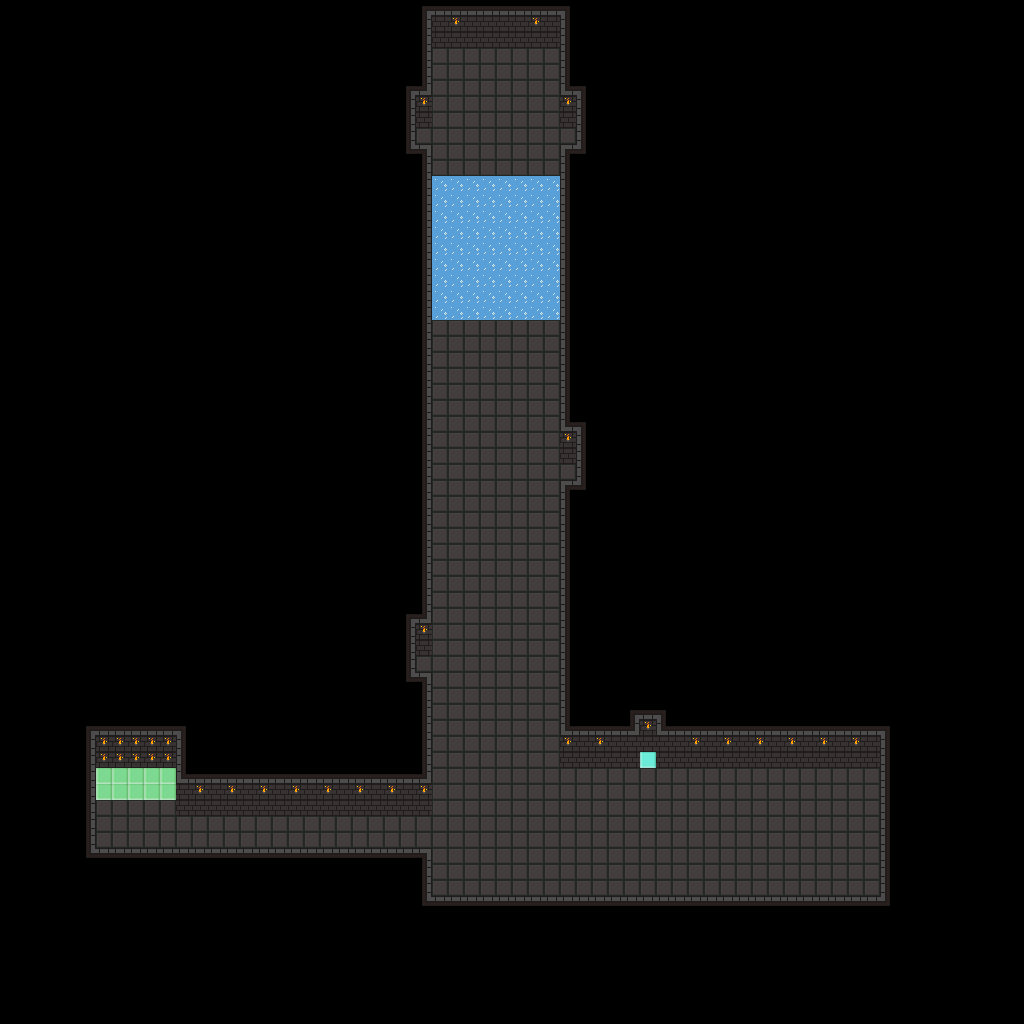

Below is a game level as drawn by its tile map, then a one-line description and the .tmx that defines it (tile-layer data replaced by summaries):
An orthogonal 64x64 tile map with 16x16 px tiles, 1 tile layer (Tile Layer 1), 4 tilesets and 92 objects.

<map version="1.4" tiledversion="1.4.3" orientation="orthogonal" renderorder="right-down" width="64" height="64" tilewidth="16" tileheight="16" infinite="0" nextlayerid="3" nextobjectid="109">
 <properties>
  <property name="description" value="Bully Boss" />
 </properties>
 <tileset firstgid="1" source="../images/tileset_dungeon/tileset_dungeon.tsx" />
 <tileset firstgid="65" source="../images/tileset_common/tileset_common.tsx" />
 <tileset firstgid="96" source="../images/tileset_talisman/tileset_talisman.tsx" />
 <tileset firstgid="112" source="../images/tileset_floaty/tileset_floaty.tsx" />
 <layer id="1" name="Tile Layer 1" width="64" height="64">
  <data>[4096 cells, 980 non-empty, 18 distinct tile ids]</data>
 </layer>
 <objectgroup id="2" name="Object Layer 1">
  <object id="1" template="../templates/ball2.tx" x="752" y="896" width="128" height="128">
   <properties>
    <property name="line" type="object" value="2" />
    <property name="speed" type="float" value="8" />
   </properties>
  </object>
  <object id="2" template="../templates/line.tx" x="640" y="820">
   <polyline points="-144,-708 -144,12 176,12" />
  </object>
  <object id="6" template="../templates/doorYellow.tx" x="416" y="832" />
  <object id="7" template="../templates/doorYellow.tx" x="416" y="848" />
  <object id="10" template="../templates/spawn.tx" x="648" y="760" />
  <object id="11" template="../templates/spike.tx" x="544" y="752" />
  <object id="12" template="../templates/spike.tx" x="528" y="752" />
  <object id="14" template="../templates/spike.tx" x="512" y="752" />
  <object id="15" template="../templates/spike.tx" x="496" y="752" />
  <object id="16" template="../templates/spike.tx" x="480" y="752" />
  <object id="17" template="../templates/spike.tx" x="464" y="752" />
  <object id="19" template="../templates/spike.tx" x="432" y="704" />
  <object id="20" template="../templates/spike.tx" x="448" y="704" />
  <object id="21" template="../templates/spike.tx" x="464" y="704" />
  <object id="22" template="../templates/spike.tx" x="480" y="704" />
  <object id="23" template="../templates/spike.tx" x="496" y="704" />
  <object id="25" template="../templates/spike.tx" x="544" y="704" />
  <object id="26" template="../templates/spike.tx" x="528" y="656" />
  <object id="27" template="../templates/spike.tx" x="512" y="672" />
  <object id="28" template="../templates/spike.tx" x="496" y="688" />
  <object id="29" template="../templates/spike.tx" x="512" y="640" />
  <object id="30" template="../templates/spike.tx" x="496" y="624" />
  <object id="31" template="../templates/spike.tx" x="480" y="640" />
  <object id="32" template="../templates/spike.tx" x="464" y="656" />
  <object id="33" template="../templates/coin.tx" x="496" y="656" />
  <object id="34" template="../templates/coin.tx" x="544" y="736" />
  <object id="36" template="../templates/coin.tx" x="544" y="624" />
  <object id="37" template="../templates/goal.tx" x="96" y="768" width="80" height="32" />
  <object id="39" template="../templates/keyYellow.tx" x="488" y="72" />
  <object id="40" template="../templates/ball.tx" x="432" y="576">
   <properties>
    <property name="center" type="object" value="45" />
    <property name="speed" type="float" value="75" />
   </properties>
  </object>
  <object id="41" template="../templates/ball.tx" x="480" y="528">
   <properties>
    <property name="center" type="object" value="45" />
    <property name="speed" type="float" value="75" />
   </properties>
  </object>
  <object id="42" template="../templates/ball.tx" x="544" y="580">
   <properties>
    <property name="center" type="object" value="44" />
    <property name="speed" type="float" value="75" />
   </properties>
  </object>
  <object id="43" template="../templates/ball.tx" x="496" y="528">
   <properties>
    <property name="center" type="object" value="44" />
    <property name="speed" type="float" value="75" />
   </properties>
  </object>
  <object id="44" template="../templates/position.tx" x="528" y="544" />
  <object id="45" template="../templates/position.tx" x="464" y="544" />
  <object id="46" template="../templates/coin.tx" x="496" y="576" />
  <object id="47" template="../templates/coin.tx" x="448" y="528" />
  <object id="48" template="../templates/coin.tx" x="528" y="496" />
  <object id="49" template="../templates/spike.tx" x="544" y="448" />
  <object id="50" template="../templates/spike.tx" x="528" y="448" />
  <object id="51" template="../templates/spike.tx" x="512" y="448" />
  <object id="52" template="../templates/spike.tx" x="496" y="448" />
  <object id="53" template="../templates/spike.tx" x="480" y="448" />
  <object id="54" template="../templates/spike.tx" x="464" y="448" />
  <object id="55" template="../templates/spike.tx" x="448" y="432" />
  <object id="56" template="../templates/spike.tx" x="432" y="368" />
  <object id="57" template="../templates/spike.tx" x="448" y="384" />
  <object id="58" template="../templates/spike.tx" x="464" y="384" />
  <object id="59" template="../templates/spike.tx" x="480" y="400" />
  <object id="60" template="../templates/spike.tx" x="496" y="400" />
  <object id="61" template="../templates/spike.tx" x="496" y="384" />
  <object id="62" template="../templates/spike.tx" x="544" y="400" />
  <object id="63" template="../templates/coin.tx" x="544" y="432" />
  <object id="64" template="../templates/coin.tx" x="432" y="400" />
  <object id="65" template="../templates/spike.tx" x="544" y="384" />
  <object id="66" template="../templates/spike.tx" x="544" y="368" />
  <object id="67" template="../templates/spike.tx" x="528" y="352" />
  <object id="68" template="../templates/spike.tx" x="512" y="336" />
  <object id="69" template="../templates/spike.tx" x="496" y="336" />
  <object id="70" template="../templates/spike.tx" x="480" y="336" />
  <object id="71" template="../templates/spike.tx" x="464" y="336" />
  <object id="72" template="../templates/coin.tx" x="480" y="368" />
  <object id="74" template="../templates/ball.tx" x="432" y="304">
   <properties>
    <property name="line" type="object" value="78" />
    <property name="speed" type="float" value="40" />
   </properties>
  </object>
  <object id="76" template="../templates/ball.tx" x="544" y="272">
   <properties>
    <property name="line" type="object" value="77" />
    <property name="speed" type="float" value="20" />
   </properties>
  </object>
  <object id="77" template="../templates/line.tx" x="488" y="248">
   <polyline points="-48,16 64,16" />
  </object>
  <object id="78" template="../templates/line.tx" x="484.5" y="292.75">
   <polyline points="-44.5,3.25 67.5,3.25" />
  </object>
  <object id="80" template="../templates/ball.tx" x="432" y="240">
   <properties>
    <property name="line" type="object" value="81" />
    <property name="speed" type="float" value="33" />
   </properties>
  </object>
  <object id="81" template="../templates/line.tx" x="452" y="172">
   <polyline points="-12,60 100,60" />
  </object>
  <object id="82" template="../templates/line.tx" x="471.667" y="197.667">
   <polyline points="-31.6667,2.33333 80.3333,2.33333" />
  </object>
  <object id="83" template="../templates/ball.tx" x="544" y="208">
   <properties>
    <property name="line" type="object" value="82" />
    <property name="speed" type="float" value="25" />
   </properties>
  </object>
  <object id="84" template="../templates/spike.tx" x="464" y="176" />
  <object id="85" template="../templates/spike.tx" x="448" y="176" />
  <object id="86" template="../templates/spike.tx" x="432" y="176" />
  <object id="87" template="../templates/spike.tx" x="512" y="176" />
  <object id="88" template="../templates/spike.tx" x="528" y="176" />
  <object id="89" template="../templates/spike.tx" x="544" y="176" />
  <object id="90" template="../templates/spike.tx" x="480" y="128" />
  </objectgroup>
</map>
<!-- 15 of 92 objects omitted -->
